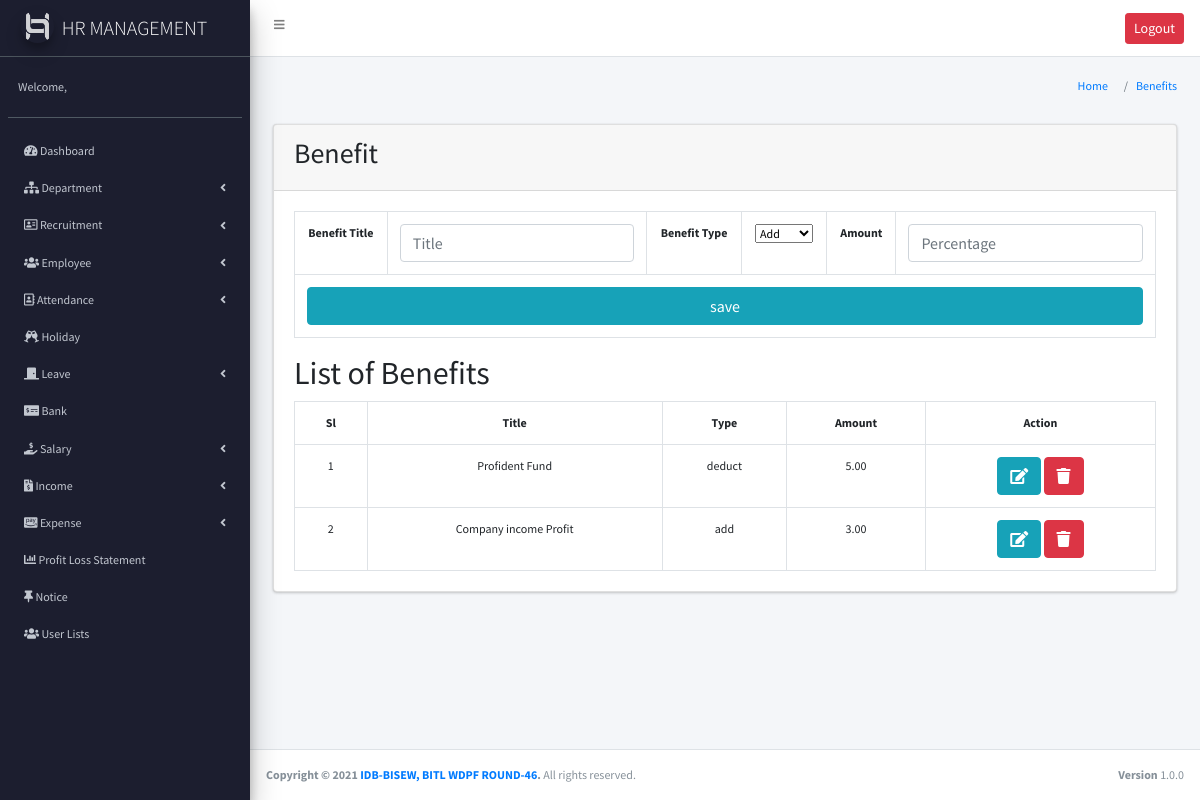
The page /benefits.php (signed in) on the database its author committed.
### tables this page shows
CREATE TABLE `benefits` (
  `id` int(11) NOT NULL,
  `title` varchar(255) NOT NULL,
  `amount` decimal(10,2) NOT NULL,
  `type` enum('add','deduct') NOT NULL
);

### benefits.php (the view, shortened to what this page needs)
<?php
require_once("header.php");
require_once("sidebar.php");
$hh=$conn->query("SELECT * FROM benefits");
   ?>
<section class="content-header">
      <div class="container-fluid">
        <div class="row mb-2">
          <div class="col-sm-6">
          </div>
          <div class="col-sm-6">
            <ol class="breadcrumb float-sm-right">
              <li class="breadcrumb-item"><a href="#">Home</a></li>
              <li class="breadcrumb-item"><a href="#">Benefits</a></li>
            </ol>
          </div>
        </div>
      </div>
    </section>
<section class="content">
      <div class="container-fluid">
        <div class="row">
          <div class="col-md-12">
            <div class="card">
              <div class="card-header">
                 <h3> Benefit </h3>
              </div>
              <div class="card-body">
                <form action="" method="post">
                <table class="table table-bordered">
                 <tr>
                  <th>Benefit Title</th>
                    <td>
                      <input type="text" class="form-control" name="title" placeholder="Title">
                    </td>
                  <th>Benefit Type</th>
                    <td>
                      <select name="type">
                        <option value="add">Add</option>
                      </select>
                    </td>
                      <th>Amount</th>
                    <td>
                      <input type="text" class="form-control" name="amount" placeholder="Percentage">
                    </td>
                </tr>
                <tr >
                    <td colspan="6">
                      <input type="submit" name="submit" class=" btn btn-block btn-info" value="save">
                    </td>
                  </tr>
                </table>
              </form>
              <h2>List of Benefits</h2>
                <table class=" table table-bordered">
                 <tr>
                  <th>Sl</th>
                <th>Title</th>
               <th>Type</th>
               <th>Amount</th>
               <th>Action</th>
               </tr>
      <?php $i=0; while ($cc=$hh->fetch_assoc()) {
        ?>
        <tr>
      <td> <?php echo ++$i; ?></td>
      <td> <?php echo $cc['title']?></td>
      <td> <?php echo $cc['type']?></td>
      <td> <?php echo $cc['amount']?></td>
      <td>
        <a href="benefits_update.php?id=<?php echo $cc['id'] ?>"class="btn btn-info"><i class="fas fa-edit"></i></a>
        <a href="benefits_delete.php?id=<?php echo $cc['id'] ?>" class="btn btn-danger"><i class="fas fa-trash"></i></a>
      </td>
      </tr>
  <?php } ?>
  </table>
            </div>
          </div>
        </div>
      </div>
    </section>
<?php require("footer.php"); ?>

### assets/css/style.css (style rules this page uses)
body { font-family: 'Source Sans Pro'; font-size: 12px; }

### benefits.php (style rules this page uses)
table { text-align: center; }

### rows shown on the page
benefits: title "Profident Fund", type "deduct", amount "5.00"
benefits: title "Company income Profit", type "add", amount "3.00"
